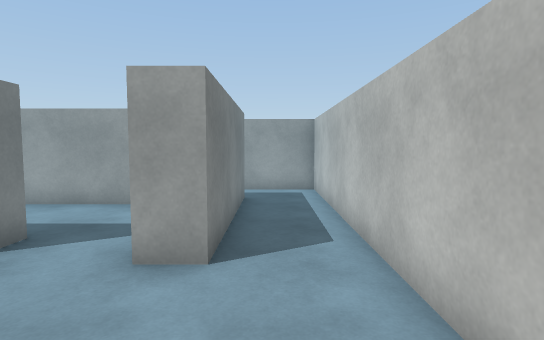
[1] (above)

19 first-person views from a walk through a scene from a Unity 3-D project. The camera is 1.5 m above the floor, tilts 4° down and sees 80° across. Doors are open. The floor is counted in squares, 1 m on a side. Each view is taken from the middle of a square. On the plan, view 1 faces up. The plan holds only what a view shows up to about 15 squares ahead; the rest is blank. The place goes on beyond the plan. The player is left out. Surface patterns are stand-ins for the level's own textures.

[2]
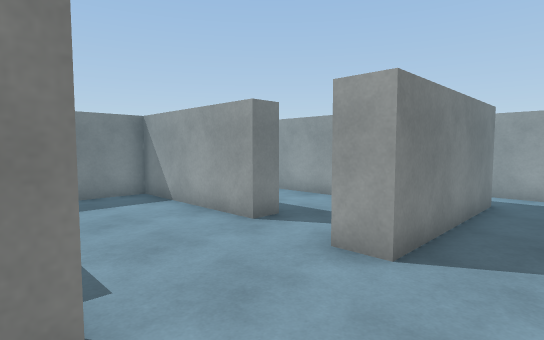

[3]
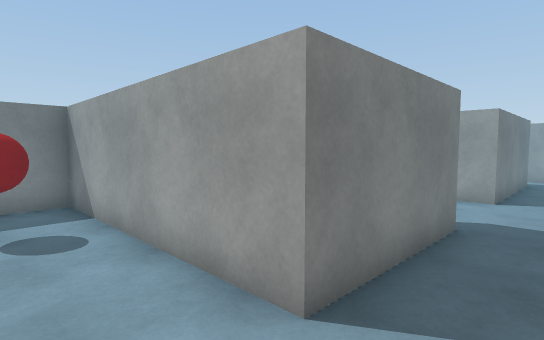

[4]
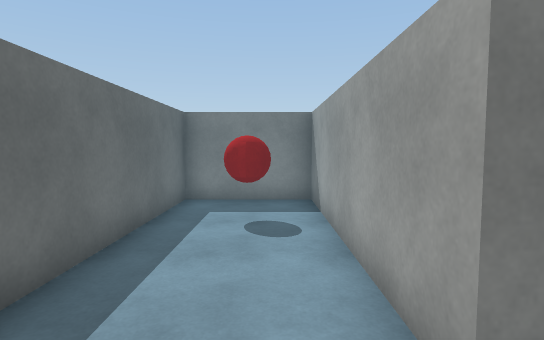

[5]
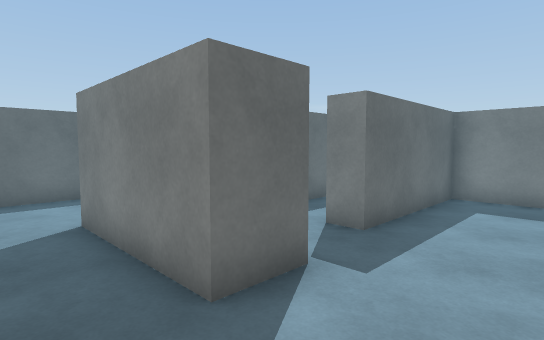

[6]
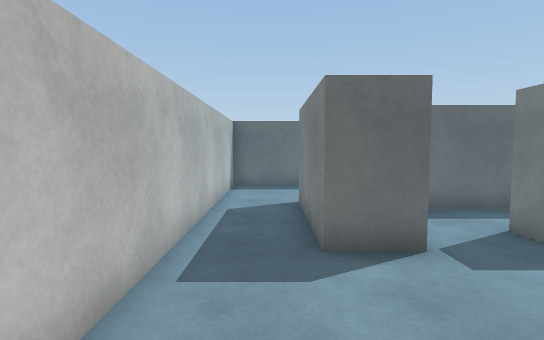

[7]
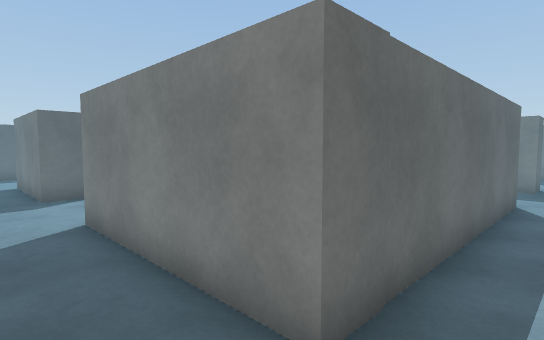

[8]
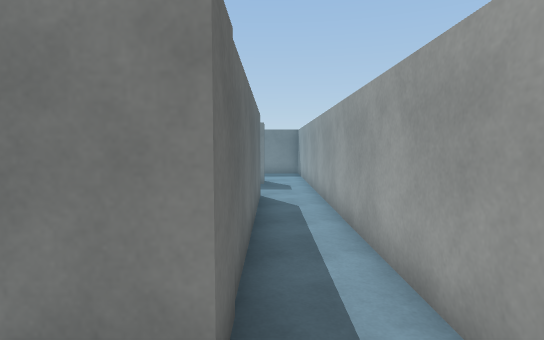

[9]
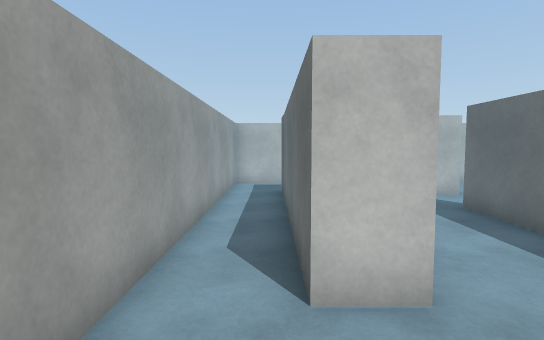

[10]
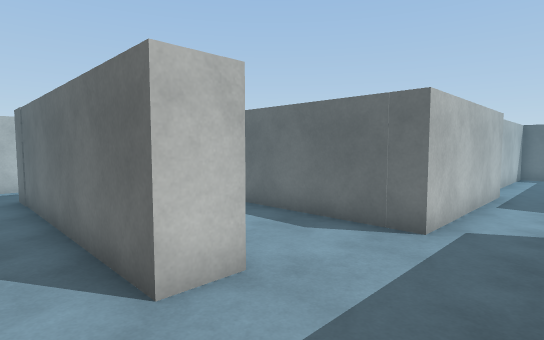

[11]
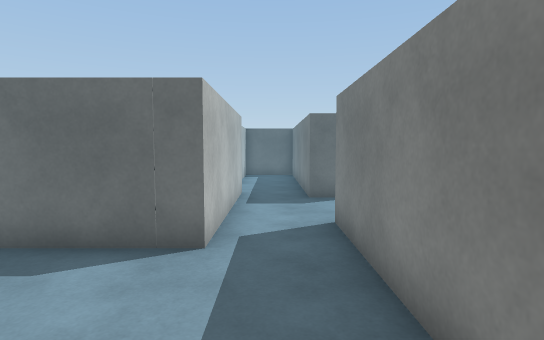

[12]
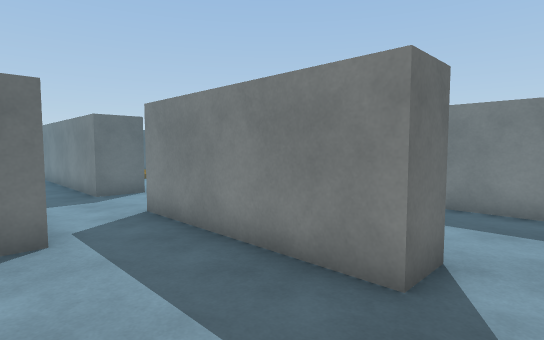

[13]
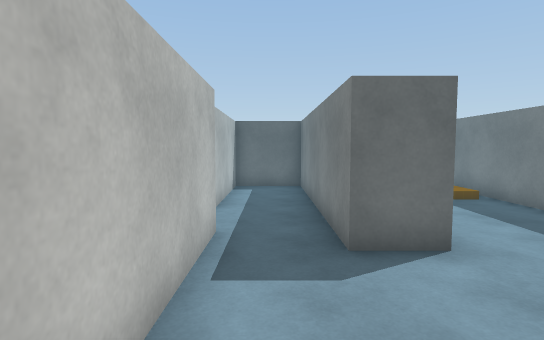

[14]
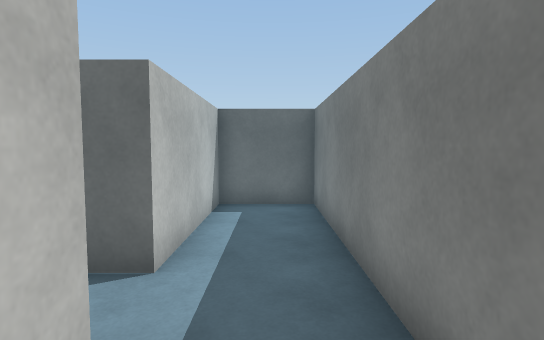

[15]
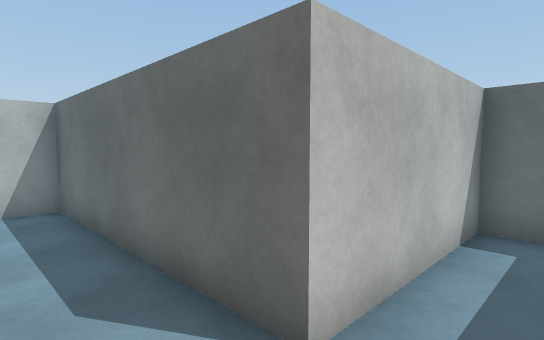

[16]
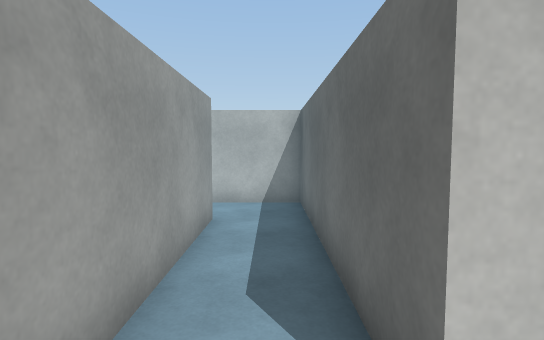

[17]
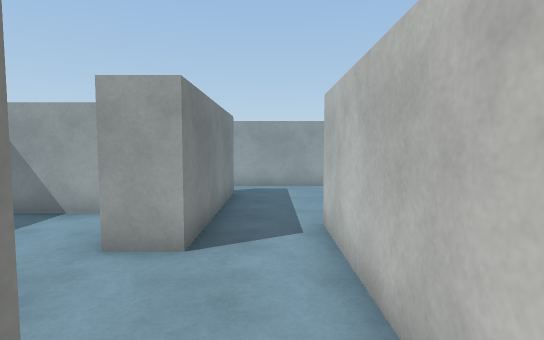

[18]
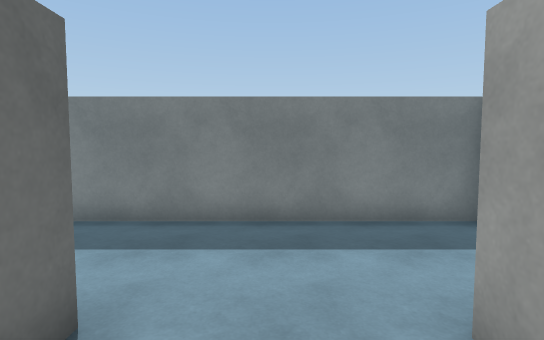

[19]
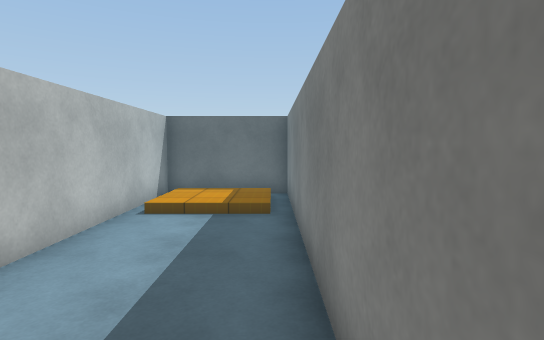

### Floor plan
Points are (right, up) in squares from view 1. A wall is a line through its corners. A room is listed if a view was taken in it or the views show most of it. See-through windows are left out.
Room 1 (views 1, 2, 3, 4, 5, 6, 7, 8, 12)
walls: (-2.2, 0.4) (-0.8, 0.4) (-0.8, -3.9) (-8.3, -3.9) (-8.3, -7.5) (1.5, -7.5) (1.5, 11.5) (-9.6, 11.5); (-2.2, -1.6) (-2.2, -0.4); (-4, 5.3) (-4, 4.5) (-9.3, 4.5) (-9.3, 0.1) (-4.3, 0.1) (-4.3, -0.8); (-9, 9.6) (-0.8, 9.6) (-0.8, 4.1) (-1.8, 4.1) (-1.8, 4.9)
ways out: opening at (-9, 11) to room 2; opening at (-3.5, 5) to room 3; opening at (-3.5, -0.5) to room 5
objects: red ball (-6, -6) to (-6, -5)
Room 2 (views 9, 10, 11)
walls: (-13.5, 9.6) (-12.3, 9.6); (-9.6, 11.5) (-13.8, 11.5)
ways out: opening at (-9, 11) to room 1; opening at (-10.5, 9) to room 3; opening at (-12.5, 10.5)
Room 3 (view 13)
walls: (-9, 8.4) (-9, 9.6); (-3.6, 8.5) (-7.1, 8.5); (-10, 3.6) (-10, 5.3) (-4, 5.3); (-12.3, 9.6) (-12.3, 3.6)
ways out: opening at (-3.5, 5) to room 1; opening at (-10.5, 9) to room 2; opening at (-11, 4) to room 4
Room 4 (views 14, 15, 17, 18)
walls: (-12.3, 0.5) (-12.3, -1.5); (-10, -0.8) (-10, 3.6); (-13.6, 0.4) (-12, 0.4); (-12.3, 3.6) (-13.5, 3.6)
ways out: opening at (-11, 4) to room 3; opening at (-11, -2) to room 5; open door at (-13, 2) to room 6
Room 5 (view 16)
walls: (-12.3, -1.5) (-12.3, -7.5) (-9.6, -7.5) (-9.6, -2.8) (-2.2, -2.8) (-2.2, -1.6); (-4.3, -0.8) (-9.6, -0.8)
ways out: opening at (-3.5, -0.5) to room 1; opening at (-11, -2) to room 4
Room 6 (view 19)
walls: (-17.6, -7.5) (-13.6, -7.5) (-13.6, -0.9); (-17.5, 6.2) (-17.5, -7.1); (-14.9, 6.3) (-17, 6.3)
ways out: open door at (-13, 2) to room 4

Positions as (right, up) in squares from view 1, and headings:
1: (0, 0), facing up
2: (1, 0), facing up-left
3: (1, -6), facing up-left
4: (1, -5), facing left
5: (1, 3), facing down-left
6: (0, 5), facing down
7: (1, 11), facing down-left
8: (1, 10), facing left
9: (-12, 10), facing right
10: (-12, 11), facing down-right
11: (-11, 10), facing down
12: (-9, 11), facing down-left
13: (-11, 5), facing down
14: (-11, 1), facing down
15: (-11, -1), facing down-right
16: (-11, -2), facing right
17: (-11, -1), facing up
18: (-11, 2), facing left
19: (-17, 3), facing down
